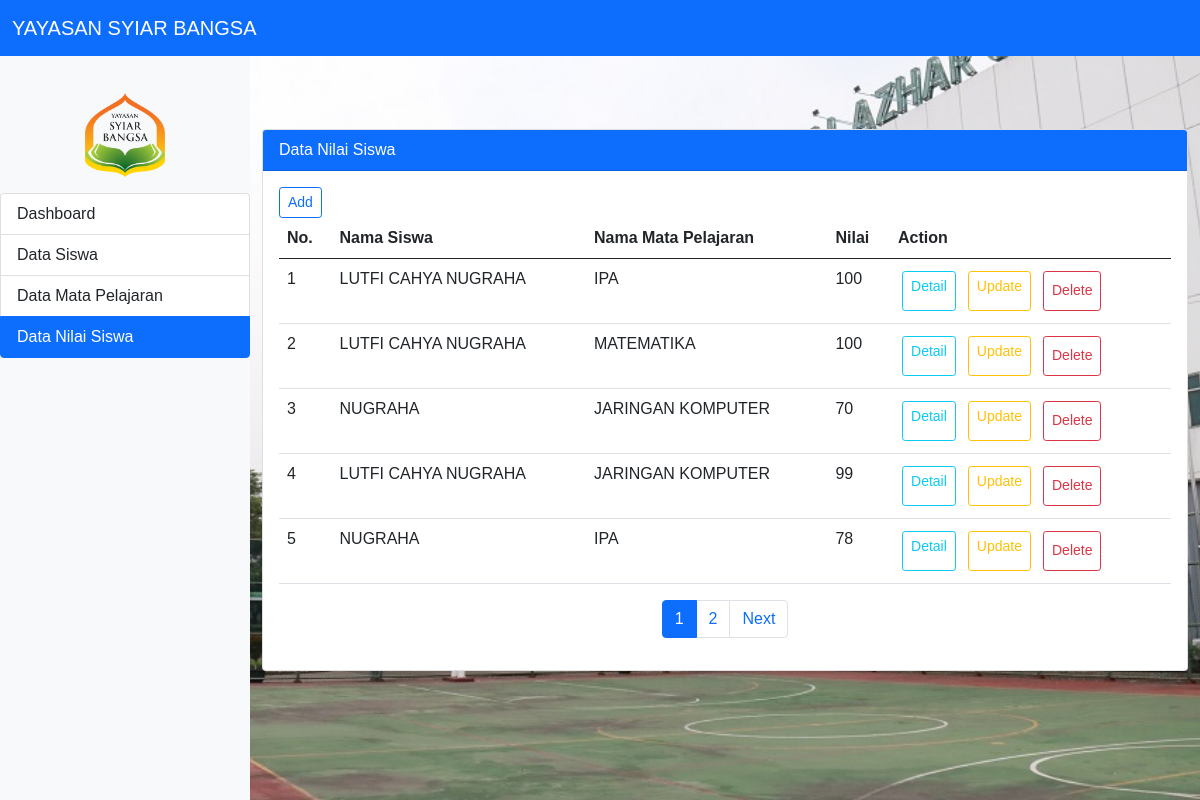
Page /view/pages/nilai/mynilai.php (signed in) on the committed database.
### tables this page shows
CREATE TABLE `nilai` (
  `id_nilai` int(11) NOT NULL,
  `id_siswa` int(11) NOT NULL,
  `id_matpel` int(11) NOT NULL,
  `nilai` varchar(3) NOT NULL,
  `created_at` timestamp NOT NULL DEFAULT CURRENT_TIMESTAMP,
  `updated_at` timestamp NOT NULL DEFAULT CURRENT_TIMESTAMP ON UPDATE CURRENT_TIMESTAMP
);

CREATE TABLE `siswa` (
  `id_siswa` int(11) NOT NULL,
  `nama` varchar(255) NOT NULL,
  `kelas` varchar(50) NOT NULL,
  `tanggal_lahir` date NOT NULL,
  `created_at` timestamp NOT NULL DEFAULT CURRENT_TIMESTAMP,
  `updated_at` timestamp NOT NULL DEFAULT CURRENT_TIMESTAMP ON UPDATE CURRENT_TIMESTAMP
);

CREATE TABLE `mata_pelajaran` (
  `id_matpel` int(11) NOT NULL,
  `nama_matpel` varchar(50) NOT NULL,
  `created_at` timestamp NOT NULL DEFAULT CURRENT_TIMESTAMP,
  `updated_at` timestamp NOT NULL DEFAULT CURRENT_TIMESTAMP ON UPDATE CURRENT_TIMESTAMP
);

### view/pages/nilai/mynilai.php (the view, shortened to what this page needs)
<?php
$conn = connectDB();
$limit = 5;
$page = isset($_GET['page']) ? (int)$_GET['page'] : 1;
$page = max($page, 1);
$offset = ($page - 1) * $limit;
$totalQuery = $conn->query("SELECT COUNT(*) AS total FROM nilai");
$totalRow = $totalQuery->fetch_assoc();
$totalData = $totalRow['total'];
$totalPages = ceil($totalData / $limit);
$sql = "
    SELECT nilai.id_nilai, nilai.id_siswa, nilai.id_matpel, nilai.nilai, siswa.nama AS nama_siswa, mata_pelajaran.nama_matpel
    FROM nilai
    JOIN siswa ON nilai.id_siswa = siswa.id_siswa
    JOIN mata_pelajaran ON nilai.id_matpel = mata_pelajaran.id_matpel
    LIMIT ? OFFSET ?
";
$stmt = $conn->prepare($sql);
$stmt->bind_param("ii", $limit, $offset);
$stmt->execute();
$result = $stmt->get_result();
?>
<!DOCTYPE html>
<html lang="en">
<head>
    <link rel="stylesheet" href="../../../assets/css/style.css">
    <link href="https://cdn.jsdelivr.net/npm/bootstrap@5.0.2/dist/css/bootstrap.min.css" rel="stylesheet">
</head>
<body>
    <nav class="navbar navbar-expand-lg navbar-dark bg-primary fixed-top">
        <div class="container-fluid">
            <a href="/view/pages/dashboard.php" class="navbar-brand">YAYASAN SYIAR BANGSA</a>
        </div>
    </nav>
    <div class="wrapper">
        <nav id="sidebar" class="bg-light sidebar">
            <div class="text-center py-3">
                <img src="../../../assets/images/favicon.png" alt="Logo" class="img-fluid" style="max-width: 80px;">
            </div>
            <div class="list-group">
                <a href="/view/pages/dashboard.php" class="list-group-item list-group-item-action">Dashboard</a>
                <a href="/view/pages/siswa/mysiswa.php" class="list-group-item list-group-item-action">Data Siswa</a>
                <a href="/view/pages/matapelajaran/mymatapelajaran.php" class="list-group-item list-group-item-action">Data Mata Pelajaran</a>
                <a href="/view/pages/nilai/mynilai.php" class="list-group-item list-group-item-action active">Data Nilai Siswa</a>
            </div>
        </nav>
        <div id="content">
            <div class="container">
                <div class="row">
                    <div class="col-12">
                        <div class="card">
                            <div class="card-header bg-primary text-white">Data Nilai Siswa</div>
                            <div class="card-body">
                                <div class="table-responsive">
                                    <a href="/view/pages/nilai/addnilai.php" class="btn btn-sm btn-outline-primary">Add</a>
                                    <table class="table">
                                        <thead>
                                            <tr>
                                                <th>No.</th>
                                                <th>Nama Siswa</th>
                                                <th>Nama Mata Pelajaran</th>
                                                <th>Nilai</th>
                                                <th>Action</th>
                                            </tr>
                                        </thead>
                                        <tbody>
                                        <?php
                                            if ($result->num_rows > 0) {
                                                $no = 1;
                                                while ($row = $result->fetch_assoc()) {
                                                    echo "<tr>";
                                                    echo "<td>" . $no++ . "</td>";
                                                    echo "<td>" . htmlspecialchars($row['nama_siswa']) . "</td>";
                                                    echo "<td>" . htmlspecialchars($row['nama_matpel']) . "</td>";
                                                    echo "<td>" . htmlspecialchars($row['nilai']) . "</td>";
                                                    echo "<td class='d-flex flex-wrap gap-1'>
                                                        <a href='/view/pages/nilai/detailnilai.php?id=" . $row['id_nilai'] . "' class='btn btn-sm w-auto m-1 btn-outline-info'>Detail</a>
                                                        <a href='/view/pages/nilai/updatenilai.php?id=" . $row['id_nilai'] . "' class='btn btn-sm w-auto m-1 btn-outline-warning'>Update</a>
                                                        <form action='/view/pages/nilai/deletenilai.php' method='POST' onsubmit='return confirm(\"Apakah kamu yakin ingin menghapus nilai ini?\")' '>
                                                            <input type='hidden' name='id_nilai' value='" . $row['id_nilai'] . "'>
                                                            <button type='submit' class='btn btn-sm w-auto m-1 btn-outline-danger'>Delete</button>
                                                        </form>
                                                    </td>";
                                                    echo "</tr>";
                                                }
                                            } else {
                                                echo "<tr><td colspan='5' class='text-center'>No mata pelajaran found</td></tr>";
                                            }
                                        ?>
                                        </tbody>
                                    </table>
                                    <nav>
                                        <ul class="pagination justify-content-center">
                                            <?php for ($i = 1; $i <= $totalPages; $i++): ?>
                                                <li class="page-item <?= $page == $i ? 'active' : '' ?>">
                                                    <a class="page-link" href="?page=<?= $i ?>"><?= $i ?></a>
                                                </li>
                                            <?php endfor; ?>
                                            <?php if ($page < $totalPages): ?>
                                                <li class="page-item">
                                                    <a class="page-link" href="?page=<?= $page + 1 ?>">Next</a>
                                                </li>
                                            <?php endif; ?>
                                        </ul>
                                    </nav>
                                </div>
                            </div>
                        </div>
                    </div>
                </div>
            </div>
        </div>
    </div>
</body>
</html>

### assets/css/style.css (style rules this page uses)
* { margin: 0; padding: 0; box-sizing: border-box; font-family: 'poppins', sans-serif; }
button { width: 100%; height: 40px; background: white; font-size: 1em; cursor: pointer; font-weight: 500; border-radius: 40px; }
.wrapper { display: flex; height: 100vh; width: 100%; }
#sidebar { width: 250px; top: 56px; height: 100vh; background: rgba(0, 0, 0, 0.8); color: white; padding-top: 20px; position: fixed; }
#content { margin-left: 250px; flex-grow: 1; display: flex; justify-content: center; align-items: center; position: relative; background: url('../images/background.png') no-repeat center center/cover; height: 100vh; }
.container { position: relative; z-index: 1; }

### rows in the picture
nilai: id_siswa.nama "LUTFI CAHYA NUGRAHA", id_matpel.nama_matpel "IPA", nilai "100"
nilai: id_siswa.nama "LUTFI CAHYA NUGRAHA", id_matpel.nama_matpel "MATEMATIKA", nilai "100"
nilai: id_siswa.nama "NUGRAHA", id_matpel.nama_matpel "JARINGAN KOMPUTER", nilai "70"
nilai: id_siswa.nama "LUTFI CAHYA NUGRAHA", id_matpel.nama_matpel "JARINGAN KOMPUTER", nilai "99"
nilai: id_siswa.nama "NUGRAHA", id_matpel.nama_matpel "IPA", nilai "78"
